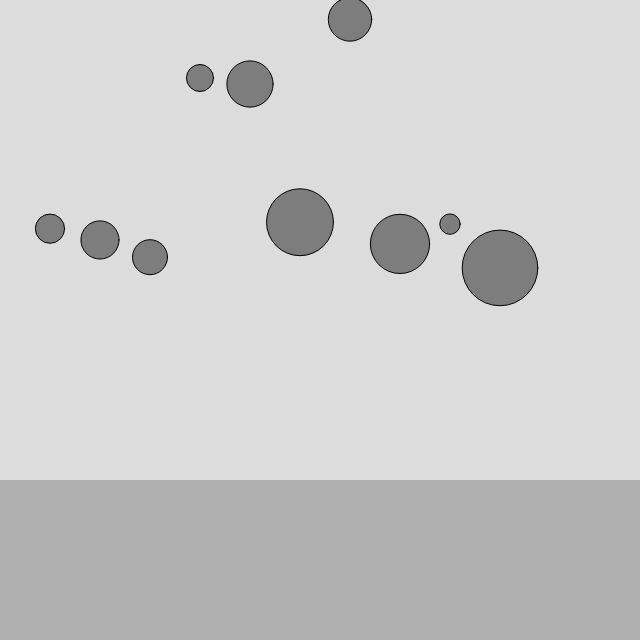
Frame 1 (no input)
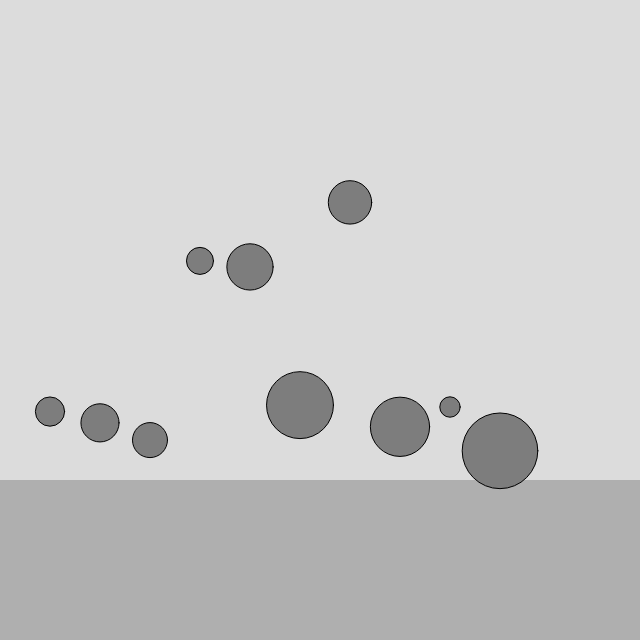
Frame 60 (no input)
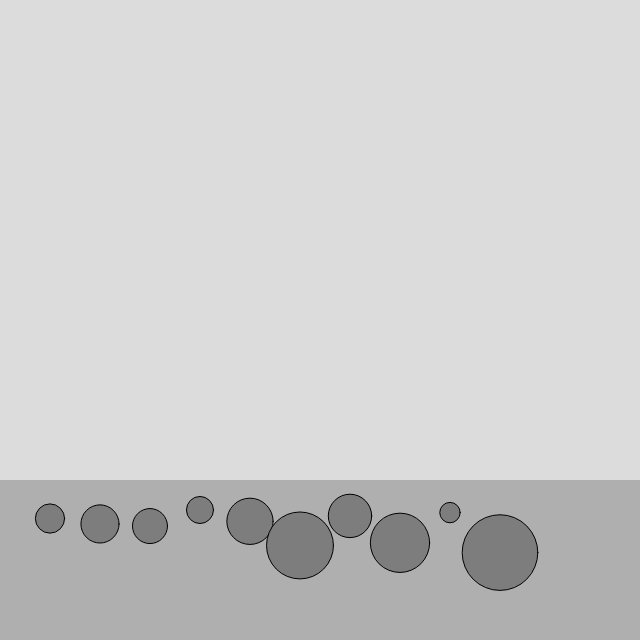
Frame 120 (the mouse pressed at the canvas centre since frame 60)

The p5.js sketch that drew these frames (run headless with seeded random() and noise() and a simulated clock; from frame 60 on, the mouse is pressed at the canvas centre):

// p5.js sketch
// ── sketch.js
class Mover {
    constructor(x, y, m) {
        this.position = createVector(x, y);
        this.velocity = createVector();
        this.acceleration = createVector();
        this.mass = m;
        this.radius = m / 2;
    }

    applyForce(force) {
        let f = p5.Vector.div(force, this.mass);
        this.acceleration.add(f);
    }

    update() {
        this.velocity.add(this.acceleration);
        this.position.add(this.velocity);
        this.acceleration.mult(0);
        this.checkEdges();
    }

    show() {
        stroke(0);
        fill(125);
        circle(this.position.x, this.position.y, this.mass * 16);
    }

    checkEdges() {
        const squishForce = 0.9;
        const bounceForce = 1.0 - squishForce;

        if (this.position.x > width - this.radius) {
            this.position.x = width - this.radius;
            this.velocity.x *= -bounceForce;
        } else if (this.position.x < this.radius) {
            this.position.x = this.radius;
            this.velocity.x *= -bounceForce;
        }

        if (this.position.y > height - this.radius) {
            this.position.y = height - this.radius;
            this.velocity.y *= -bounceForce;
        } else if (this.position.y < this.radius) {
            this.position.y = this.radius;
            this.velocity.y *= -bounceForce;
        }
    }
}

class Liquid {
    constructor(x, y, w, h, c) {
        this.x = x;
        this.y = y;
        this.w = w;
        this.h = h;
        this.c = c;
    }

    show() {
        noStroke();
        fill(175);
        rect(this.x, this.y, this.w, this.h);
    }

    contains(mover) {
        let pos = mover.position;

        return (
            pos.x > this.x &&
            pos.x < this.x + this.w &&
            pos.y > this.y &&
            pos.y < this.y + this.h
        )
    }

    calculateDrag(mover) {
        let speed = mover.velocity.mag();
        let dragMagnitude = this.c * speed * speed;
        let dragForce = mover.velocity.copy();
        dragForce.mult(-1);
        dragForce.setMag(dragMagnitude);

        // the drag force will never be larger than the
        // velocity
        dragForce.limit(mover.velocity.mag());
        return dragForce;
    }
}

let movers = [];
let liquid;
let gravity;

function setup() {
    createCanvas(640, 640);

    for (let i = 0; i < 10; i++) {
        m = new Mover(
            50 + 50 * i,
            random(0, height / 2),
            random(1, 5)
        );
        movers.push(m);
    }

    gravity = createVector(0, 0.1);

    liquid = new Liquid(
        0,
        height * (3 / 4),
        width,
        height / 4,
        0.5
    )
}

function draw() {
    background(220);

    liquid.show();

    for (let i = 0; i < movers.length; i++) {
        let m = movers[i];
        let gravityForce = p5.Vector.mult(gravity, m.mass);
        m.applyForce(gravityForce);

        if (liquid.contains(m)) {
            let dragForce = liquid.calculateDrag(m);

            m.applyForce(dragForce);
        }

        m.update();
        m.show();

    }

}
